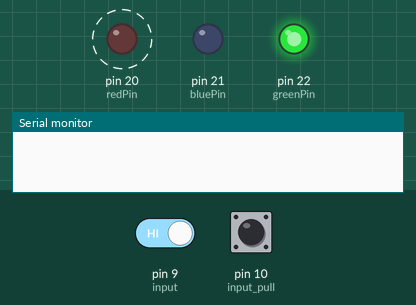
Recording of a sketch running on a simulated Arduino Mega 2560, built with avr-gcc and run on an emulated ATmega2560. Parts: output pins drawn as LEDs (lit = HIGH), the last lines printed to the serial monitor. Dashed ring = blinking. Inputs (shaded band) come from the test bench; at power-on: pin 10 (input_pull) HIGH, pin 9 (input) HIGH.

Above: at 1.2 s.
1.3 s: pin 10 (input_pull) pulled LOW for 0.15 s
At 4.2 s:
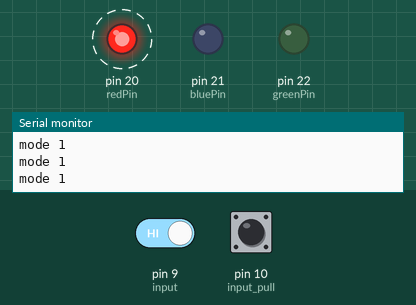
4.4 s: pin 9 (input) driven LOW
At 5.6 s:
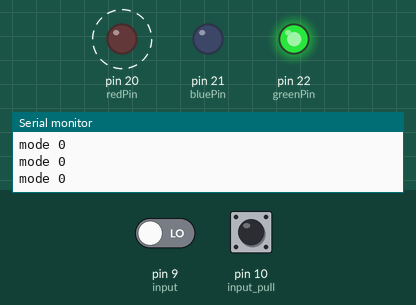
7.4 s: pin 10 (input_pull) pulled LOW for 3.2 s
At 8.6 s:
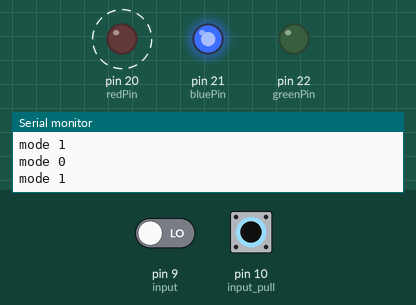
12.1 s: pin 10 (input_pull) pulled LOW for 1 s
At 14.9 s:
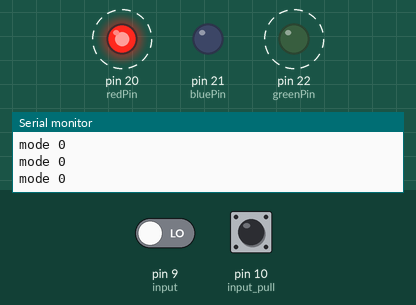
Timing chart, 0 to 17.1 s (numbered marks = the images above; inputs shaded):
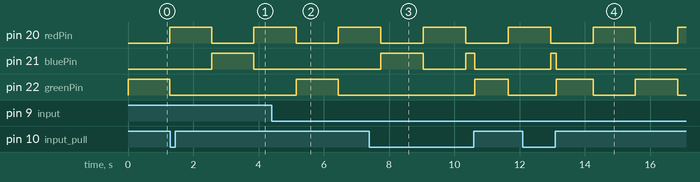

Measured:
- after the input at 1.3 s, pin 21 (bluePin): LOW → HIGH after 1.3 s, → LOW 1.3 s later; pin 22 (greenPin): stays LOW (without the input it goes to HIGH after 1.3 s)
- after the input at 4.4 s, pin 21 (bluePin): stays LOW (without the input it goes to HIGH after 0.75 s); pin 22 (greenPin): LOW → HIGH after 0.75 s, → LOW 1.3 s later
- after the input at 7.4 s, pin 21 (bluePin): LOW → HIGH after 0.35 s, → LOW 1.3 s later, → HIGH 1.3 s later, → LOW 0.27 s later
- after the input at 12.1 s, pin 21 (bluePin): LOW → HIGH after 0.85 s, → LOW 0.16 s later
- by itself, pin 20 (redPin): alternates HIGH for 1.3 s and LOW for 1.3 s

The sketch:

Lab4.ino
```cpp
int greenPin =  22;
int bluePin =  21;
int redPin =  20;

int input = 9;
int input_pull = 10;

void setup()   {
  Serial.begin(38400);
  pinMode(input, INPUT);
  pinMode(10, INPUT_PULLUP);
  pinMode(redPin, OUTPUT);
  pinMode(greenPin, OUTPUT);
  pinMode(bluePin, OUTPUT);
}

int redIntensity = 0;
int mode = 0;

void loop()
{
  // set all 3 pins to the desired intensity
  analogWrite(redPin, redIntensity);
  if (mode == 0) {
    // in mode zero, fade from red to green
    analogWrite(greenPin, 255 - redIntensity);
    analogWrite(bluePin, 0);
  } else {
    // in mode one, fade from red to blue
    analogWrite(greenPin, 0);
    analogWrite(bluePin, 255 - redIntensity);
  }

  if (digitalRead(input) == LOW) {
    // use mode zero when the first button is pressed
    mode = 0;
    Serial.println("mode 0");
  }
  if (digitalRead(input_pull) == LOW) {
    // use mode one when the first button is pressed
    mode = 1;
    Serial.println("mode 1");
  }

  // remain at this color, but not for very long
  delay(10);

  // increase the red
  redIntensity = redIntensity + 1;

  // since 255 is the maximum, set it back to 0
  // when it increments beyond 255
  if (redIntensity > 255) {
    redIntensity = 0;
  }
}
```
